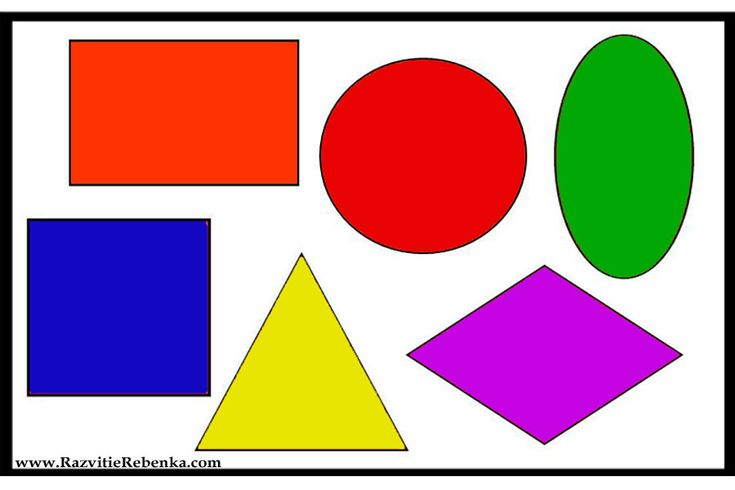
#> input picture resimm.jpg, 735 x 490 px
$ python main.py
#> lines starting #> are read from the running program, lines starting #| are printed output that depends on the picture; after the words box and inside, x2 and y2 are one past the last pixel; in counts of white or black regions, pixels touching at a corner belong together
import cv2
import numpy as np

img=cv2.imread("resimm.jpg")
#> img is the input picture: shape (490, 735, 3); mean B, G, R 149.2, 147.2, 187.6
gray=cv2.cvtColor(img,cv2.COLOR_BGR2GRAY)
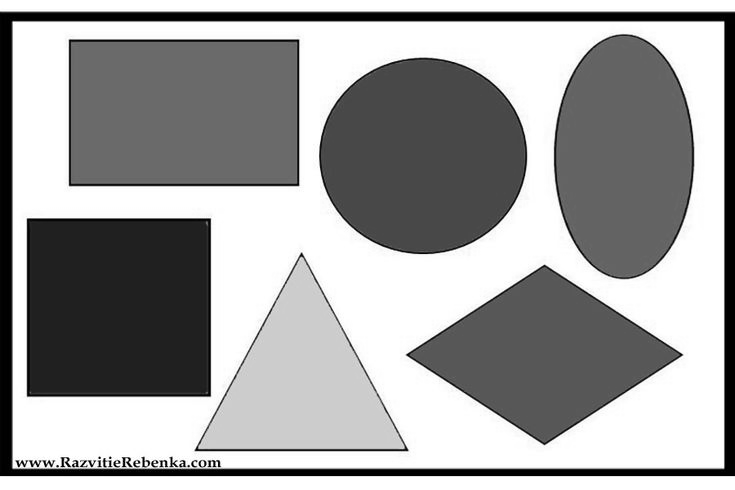
#> gray: shape (490, 735); min 0, max 255, mean 159.5
Canny=cv2.Canny(gray,150,150)
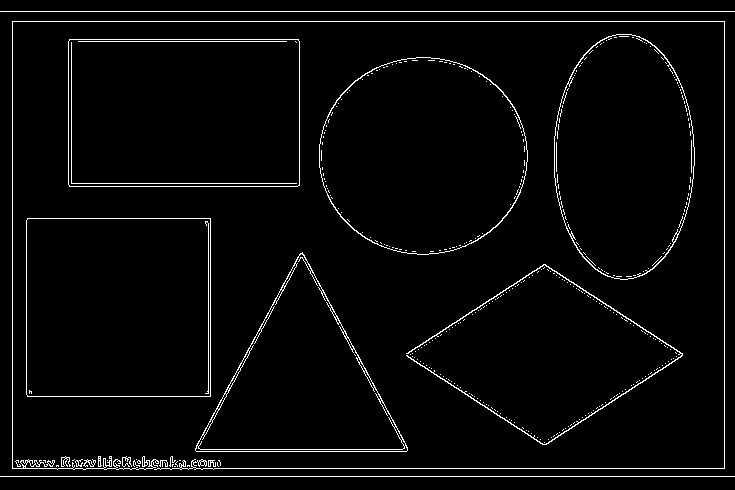
#> Canny: shape (490, 735); 3.1% white in thin lines or dots

cv2.imshow("resim",Canny)
contours,_=cv2.findContours(Canny,cv2.RETR_EXTERNAL,cv2.CHAIN_APPROX_NONE)
#> contours = 195 contours, 185 with area under 20; largest, box (x1, y1, x2, y2) and area: (68, 39, 300, 187) 33951, (26, 218, 211, 397) 32749, (319, 57, 528, 255) 32183, (554, 34, 695, 280) 27067, (195, 252, 408, 452) 21674

for cnt in contours:
    area=cv2.contourArea(cnt)
    if area>100:

        approx=cv2.approxPolyDP(cnt,0.025*cv2.arcLength(cnt, True),True)
        cornerCount = len(approx)
        x, y, w, h = cv2.boundingRect(approx)
        if(cornerCount==3):
            cv2.rectangle(img, (x, y), (x + w, y + h), (0, 0, 255), 5)
            cv2.putText(img,"Ucgen",(x+10,y+10),cv2.FONT_HERSHEY_COMPLEX,1,(255,0,0))
        elif (cornerCount == 4):
            cv2.rectangle(img, (x, y), (x + w, y + h), (0, 0, 255), 5)
            cv2.putText(img, "Dikdortgen", (x + 10, y + 10), cv2.FONT_HERSHEY_COMPLEX, 1, (255, 0, 0))
        else:
            cv2.rectangle(img, (x, y), (x + w, y + h), (0, 0, 255), 5)
            cv2.putText(img, "Bilinmeyen", (x + 10, y + 10), cv2.FONT_HERSHEY_COMPLEX, 1, (255, 0, 0))
        cv2.drawContours(img,cnt,-1,(0,255,0),3)
#> this loop made 195 passes
#> (area, approx, cornerCount, x, y, w, h) on passes 189, 190, 192: (21673.5, [[302, 252], [196, 451], [407, 450]], 3, 196, 252, 212, 200), (32749, [[27, 218], [27, 396], [210, 396], [210, 218]], 4, 27, 218, 184, 179), (33951, [[69, 39], [69, 186], [299, 185], [298, 39]], 4, 69, 39, 231, 148)
#> (area, cornerCount, x, y, w, h) on passes 188, 191, 193, 194: (357, 8, 406, 264, 277, 181), (32183, 8, 319, 57, 209, 198), (27067, 8, 554, 34, 141, 246), (239.5, 10, 12, 21, 713, 449)
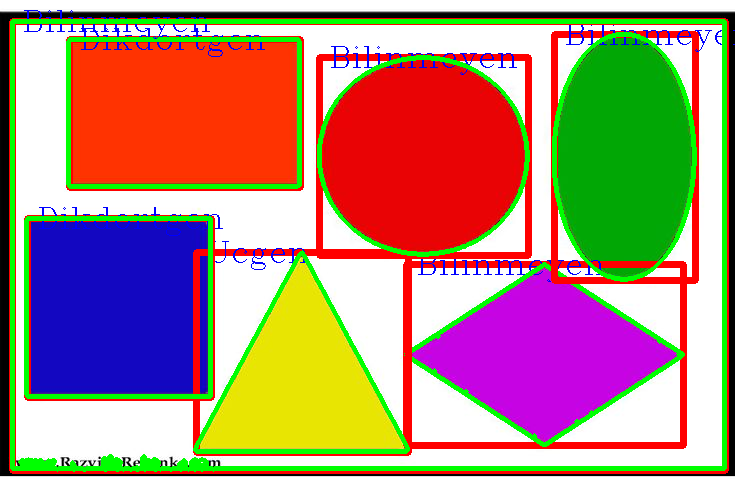
#> img: shape (490, 735, 3); 16.91% of pixels changed, all inside (x1, y1, x2, y2) = (9, 10, 735, 474)


cv2.imshow("Resim",img)


cv2.waitKey(0)
